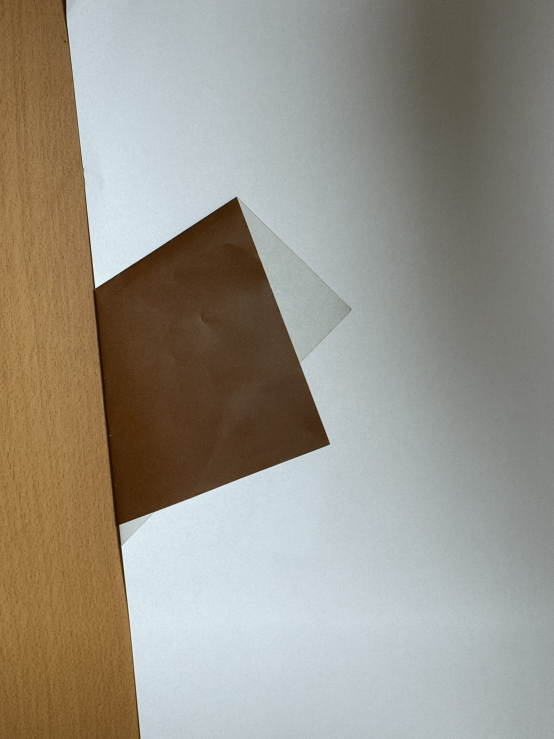
#> input picture summer_vacation/fold_paper_2/img/1.jpg, 1108 x 1477 px, given in place of 1_extracted_paper.jpg, which was not available (shown at 1/2 size)
$ python find_point.py
#> lines starting #> are read from the running program, lines starting #| are printed output that depends on the picture; after the words box and inside, x2 and y2 are one past the last pixel; in counts of white or black regions, pixels touching at a corner belong together; pictures that were not available may be replaced by others from this repository, and a replacement may not be noted
import cv2
import numpy as np
from PaperDetector_edge import PaperDetector_edges
from px2cm import get_pixel_per_cm_from_a4
import os
import json


class PointDetector:
    def __init__(self, image_path, original_image_path=None):
        self.image_path = image_path
        self.original_image_path = original_image_path or image_path  # 用於計算像素比例
        self.original = None
        self.processed = None
        self.points = []
        self.result_with_squares = None
        self.pixel_per_cm = None
        self.eroded = None

    def load_image(self, json_path="px2cm.json"):
#> called with json_path = 'px2cm.json'
        self.original = cv2.imread(self.image_path)
#> self.original is the input picture: shape (1477, 1108, 3); mean B, G, R 135.9, 146.9, 151.6
        if self.original is None:
            print("無法載入圖像")
            return False

        # 優先使用 px2cm.json 中的像素比例
        if os.path.exists(json_path):
            try:
                with open(json_path, "r", encoding="utf-8") as f:
#> (reads summer_vacation/cut_paper_circle/px2cm.json from the repository)
                    data = json.load(f)
                    if "pixel_per_cm" in data:
                        self.pixel_per_cm = data["pixel_per_cm"]
                        print(
                            f"從 px2cm.json 讀取像素每公分比例: {self.pixel_per_cm:.2f}"
                        )
                    else:
                        print("px2cm.json 中沒有 pixel_per_cm 欄位")
                        self.pixel_per_cm = 40.47  # 預設值
            except Exception as e:
                print(f"讀取 px2cm.json 失敗: {e}")
                self.pixel_per_cm = 40.47  # 預設值
        else:
            print("沒有找到 px2cm.json，將嘗試自動計算像素比例")
            try:
                self.pixel_per_cm = get_pixel_per_cm_from_a4(self.original_image_path)
                print(f"自動計算像素每公分比例: {self.pixel_per_cm:.2f}")
            except Exception as e:
                print(f"無法計算像素比例: {e}")
                self.pixel_per_cm = 40.47  # 使用預設值，約40.47像素/公分

        return True

    def detect_points(self):
        """
        偵測圖像中的點
        只使用霍夫圓檢測方法
        """
        if self.original is None:
            print("請先載入圖像")
            return []

        gray = cv2.cvtColor(self.original, cv2.COLOR_BGR2GRAY)

        # 只使用霍夫圓檢測
        points = self._detect_circles(gray)

        self.points = points
        return points

    def _detect_circles(self, gray):
        """霍夫圓檢測"""

        # 高斯模糊
        blurred = cv2.GaussianBlur(gray, (3, 3), 0)
        # 自適應二值化
        binary = cv2.adaptiveThreshold(
            blurred,
            255,
            cv2.ADAPTIVE_THRESH_GAUSSIAN_C,
            cv2.THRESH_BINARY_INV,
            11,
            2,
        )
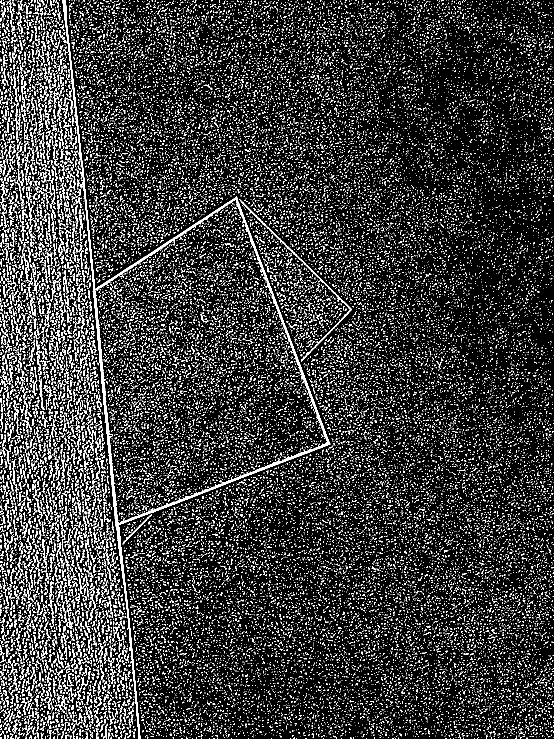
#> binary: shape (1477, 1108) (shown at 1/2 size); 14.6% white in thin lines or dots
        # cv2.imshow("binary", binary)
        # 膨脹操作，讓圓點更明顯
        kernel = np.ones((3, 3), np.uint8)
        dilate = cv2.dilate(binary, kernel, iterations=2)
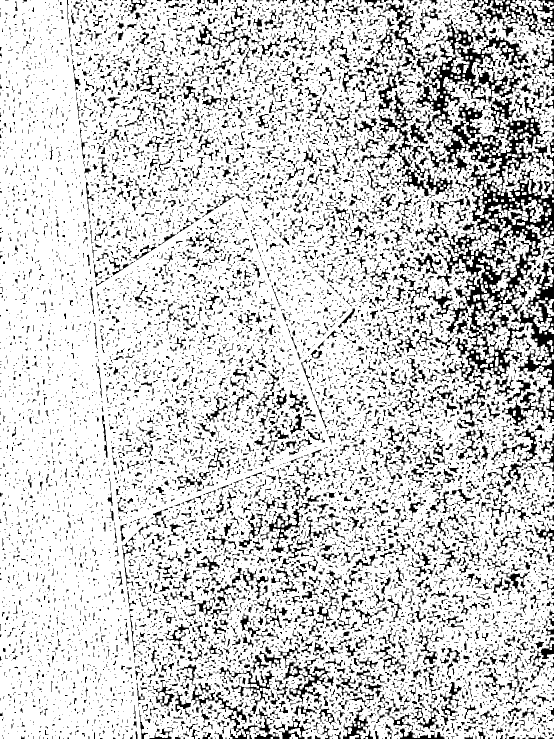
#> dilate: shape (1477, 1108) (shown at 1/2 size); 81% white; 10513 black regions (7971 under 20 px), largest, box (x1, y1, x2, y2) and area: (848, 195, 1108, 779) 46576, (820, 39, 1061, 279) 12232, (721, 182, 907, 393) 5649
        # cv2.imshow("dilated", dilate)
        # 侵蝕操作，去除雜訊
        kernel = np.ones((7, 7), np.uint8)
        eroded = cv2.erode(dilate, kernel, iterations=1)
#> eroded: shape (1477, 1108); 19.3% white; 4300 white regions (2856 under 20 px), largest, box (x1, y1, x2, y2) and area: (0, 0, 681, 1477) 178052, (555, 540, 661, 663) 2965, (227, 759, 330, 829) 1731
        kernel = np.ones((3, 3), np.uint8)
        eroded = cv2.erode(eroded, kernel, iterations=1)
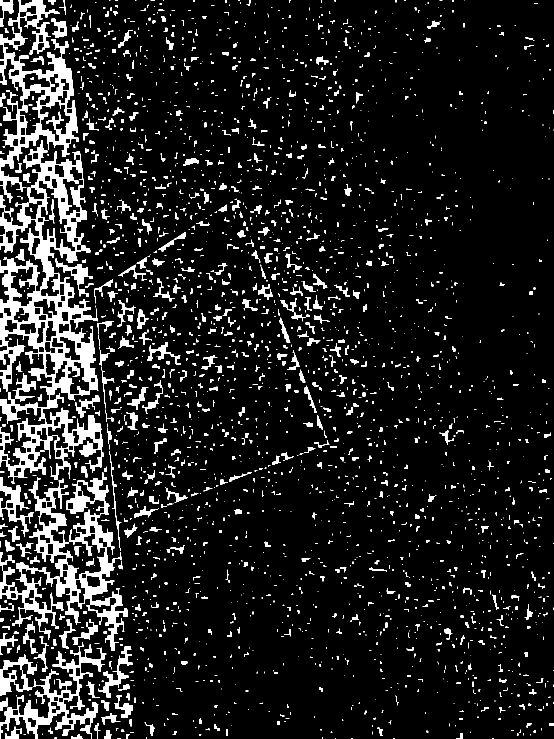
#> eroded: shape (1477, 1108) (shown at 1/2 size); 10.3% white; 2642 white regions (1853 under 20 px), largest, box (x1, y1, x2, y2) and area: (0, 280, 208, 968) 45138, (0, 945, 256, 1302) 21742, (0, 0, 158, 406) 17051
        self.eroded = eroded
        # 霍夫圓檢測 - 調整參數以檢測更多小圓點
        circles = cv2.HoughCircles(
            eroded,
            cv2.HOUGH_GRADIENT,
            dp=1,
            minDist=30,  # 進一步減少最小距離
            param1=20,  # 降低高閾值
            param2=7,  # 大幅降低累加器閾值
            minRadius=1,  # 最小半徑設為1
            maxRadius=10,  # 最大半徑設為10
        )
#> circles = 266 rows, first 8: [25.5, 1178.5, 6.9], [18.5, 1008.5, 6.9], [104.5, 1409.5, 8.2], [155.5, 688.5, 6.9], [135.5, 281.5, 4.6], [185.5, 758.5, 4.6], [232.5, 1123.5, 9.4], [81.5, 698.5, 5.9]

        points = []
        if circles is not None:
            circles = np.round(circles[0, :]).astype("int")
#> circles = 266 rows, first 8: [26, 1178, 7], [18, 1008, 7], [104, 1410, 8], [156, 688, 7], [136, 282, 5], [186, 758, 5], [232, 1124, 9], [82, 698, 6]
            print(f"霍夫圓檢測找到 {len(circles)} 個圓")
#| 霍夫圓檢測找到 266 個圓

            # 取得圖像中心和尺寸
            height, width = gray.shape
#> height = 1477; width = 1108
            center_x, center_y = width // 2, height // 2
#> center_x = 554; center_y = 738

            # 定義中心區域的範圍（可調整這個比例）
            center_region_ratio = 0.3  # 只檢測中心30%區域的點
            region_width = int(width * center_region_ratio)
#> region_width = 332
            region_height = int(height * center_region_ratio)
#> region_height = 443

            # 計算中心區域的邊界
            left = center_x - region_width // 2
#> left = 388
            right = center_x + region_width // 2
#> right = 720
            top = center_y - region_height // 2
#> top = 517
            bottom = center_y + region_height // 2
#> bottom = 959

            print(f"圖像尺寸: {width} x {height}, 中心: ({center_x}, {center_y})")
#| 圖像尺寸: 1108 x 1477, 中心: (554, 738)
            print(f"檢測區域: x=[{left}, {right}], y=[{top}, {bottom}]")
#| 檢測區域: x=[388, 720], y=[517, 959]

            # 創建一個顯示圖像來可視化中心區域和檢測結果
            display_image = cv2.cvtColor(eroded, cv2.COLOR_GRAY2BGR)

            # 畫出中心區域邊界 (綠色矩形)
            cv2.rectangle(display_image, (left, top), (right, bottom), (0, 255, 0), 2)
#> display_image: shape (1477, 1108, 3); mean B, G, R 26.2, 26.9, 26.2

            # 標記圖像中心點 (藍色十字)
            cv2.drawMarker(
                display_image,
                (center_x, center_y),
                (255, 0, 0),
                cv2.MARKER_CROSS,
                20,
                2,
            )
#> display_image: shape (1477, 1108, 3); mean B, G, R 26.2, 26.9, 26.2

            for idx, (x, y, r) in enumerate(circles):
                # 檢查半徑和位置條件
                if 1 <= r <= 5:
                    # 檢查點是否在中心區域內
                    if left <= x <= right and top <= y <= bottom:
                        # 計算到中心的距離
                        distance_to_center = np.sqrt(
                            (x - center_x) ** 2 + (y - center_y) ** 2
                        )
                        points.append((x, y))
                        print(
                            f"檢測到第{idx+1}號圓: 中心({x}, {y}), 半徑{r}, 到中心距離: {distance_to_center:.1f}"
                        )
                        # 在檢測區域圖像上標記檢測到的點 (紅色圓)
                        cv2.circle(display_image, (x, y), r, (0, 0, 255), 2)
                        cv2.putText(
                            display_image,
                            f"P{idx+1}",
                            (x + 10, y - 10),
                            cv2.FONT_HERSHEY_SIMPLEX,
                            0.5,
                            (0, 0, 255),
                            1,
                        )
                    else:
                        print(f"過濾邊緣點: ({x}, {y}), 半徑{r} - 不在中心區域")
                        # 在檢測區域圖像上標記被過濾的點 (黃色圓)
                        cv2.circle(display_image, (x, y), r, (0, 255, 255), 1)
#> this loop made 266 passes
#> distance_to_center on passes 114, 151, 156: 79.85, 62.48, 49.03
#| 過濾邊緣點: (136, 282), 半徑5 - 不在中心區域
#| 過濾邊緣點: (186, 758), 半徑5 - 不在中心區域
#| 過濾邊緣點: (126, 1376), 半徑5 - 不在中心區域
#| 過濾邊緣點: (46, 924), 半徑5 - 不在中心區域
#| 過濾邊緣點: (110, 552), 半徑5 - 不在中心區域
#| 過濾邊緣點: (782, 1024), 半徑4 - 不在中心區域
#| 過濾邊緣點: (76, 576), 半徑5 - 不在中心區域
#| 過濾邊緣點: (100, 336), 半徑5 - 不在中心區域
#> (further printed lines are left out)
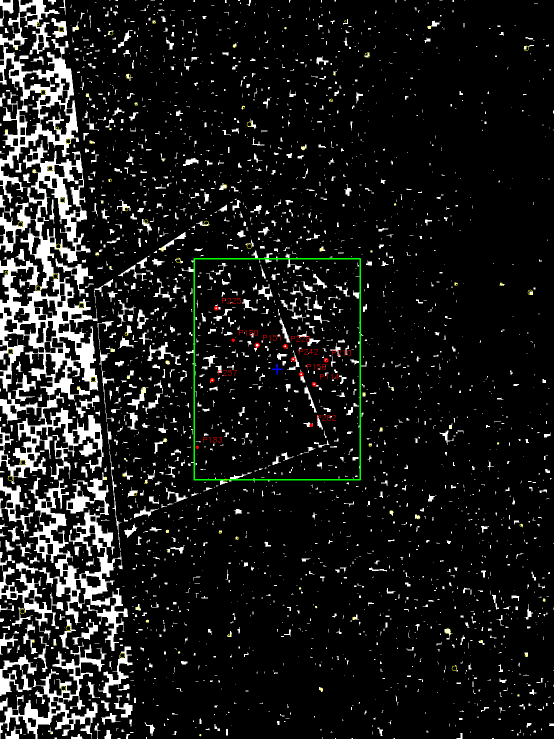
#> display_image: shape (1477, 1108, 3) (shown at 1/2 size); mean B, G, R 26, 27, 26.5
#> after the loop, points = [(628, 768), (514, 690), (602, 748), (466, 680), (394, 894), (652, 720), (432, 616), (570, 692), (586, 718), (424, 760), (622, 850)]

            # 添加說明文字
            cv2.putText(
                display_image,
                f"Center Region ({center_region_ratio*100}%)",
                (10, 30),
                cv2.FONT_HERSHEY_SIMPLEX,
                0.7,
                (0, 255, 0),
                2,
            )
            cv2.putText(
                display_image,
                f"Valid Points: {len(points)}",
                (10, 60),
                cv2.FONT_HERSHEY_SIMPLEX,
                0.7,
                (0, 0, 255),
                2,
            )
            cv2.putText(
                display_image,
                "Green: Detection Area",
                (10, height - 60),
                cv2.FONT_HERSHEY_SIMPLEX,
                0.5,
                (0, 255, 0),
                1,
            )
#> display_image: shape (1477, 1108, 3); mean B, G, R 25.9, 27.2, 26.6
            cv2.putText(
                display_image,
                "Red: Valid Points",
                (10, height - 40),
                cv2.FONT_HERSHEY_SIMPLEX,
                0.5,
                (0, 0, 255),
                1,
            )
#> display_image: shape (1477, 1108, 3); mean B, G, R 25.8, 27.2, 26.6
            cv2.putText(
                display_image,
                "Yellow: Filtered Points",
                (10, height - 20),
                cv2.FONT_HERSHEY_SIMPLEX,
                0.5,
                (0, 255, 255),
                1,
            )
#> display_image: shape (1477, 1108, 3); mean B, G, R 25.8, 27.2, 26.6

            # 顯示檢測區域圖像
            height_display, width_display = display_image.shape[:2]
#> height_display = 1477; width_display = 1108
            if width_display > 800:
                scale = 800 / width_display
#> scale = 0.722
                new_width = int(width_display * scale)
#> new_width = 800
                new_height = int(height_display * scale)
#> new_height = 1066
                display_image = cv2.resize(display_image, (new_width, new_height))
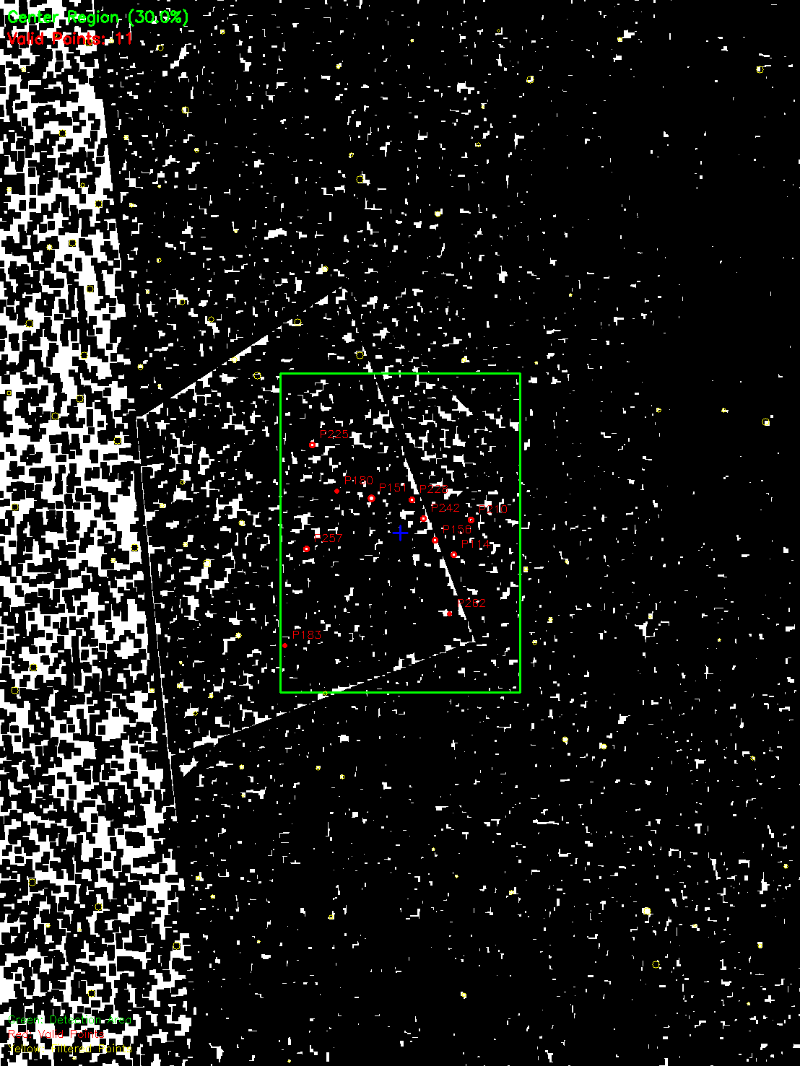
#> display_image: shape (1066, 800, 3); mean B, G, R 25.8, 27.2, 26.6
#> in detect_points, `self.points = points`: self.points has the same summary as points in _detect_circles

            cv2.imshow("Detection Region & Results", display_image)

        # cv2.imshow("eroded", eroded)
        cv2.waitKey(0)
        cv2.destroyAllWindows()
        return points

    def draw_squares_at_points(self, square_size_cm=8):
        """在檢測到的點周圍畫方塊

        Args:
            square_size_cm: 方塊大小（公分）
        """
#> called with square_size_cm = 8
        if self.original is None or len(self.points) == 0:
            print("沒有檢測到點或圖像未載入")
            return None

        if self.pixel_per_cm is None:
            print("無法取得像素比例，使用預設值")
            self.pixel_per_cm = 30

        # 將公分轉換為像素
        square_size_pixels = int(square_size_cm * self.pixel_per_cm)
        # print(f"方塊大小: {square_size_cm}cm = {square_size_pixels} 像素")

        self.result_with_squares = self.original.copy()

        for i, point in enumerate(self.points):
            x, y = point
            half_size = square_size_pixels // 2

            # 計算方塊的四個角點
            top_left = (x - half_size, y - half_size)
            bottom_right = (x + half_size, y + half_size)

            # # 畫方塊（綠色外框）
            # cv2.rectangle(
            #     self.result_with_squares, top_left, bottom_right, (0, 255, 0), 3
            # )

            # 在中心畫一個小圓點標記檢測到的點（紅色）
            cv2.circle(self.result_with_squares, (x, y), 5, (0, 0, 255), -1)

            # 添加標籤顯示點的編號
            cv2.putText(
                self.result_with_squares,
                f"P{i+1}",
                (x + 10, y - 10),
                cv2.FONT_HERSHEY_SIMPLEX,
                0.6,
                (255, 0, 0),
                2,
            )
#> this loop made 11 passes
#> (x, y, top_left, bottom_right) on passes 1 to 11: (628, 768, (467, 607), (789, 929)), (514, 690, (353, 529), (675, 851)), (602, 748, (441, 587), (763, 909)), (466, 680, (305, 519), (627, 841)), (394, 894, (233, 733), (555, 1055)), (652, 720, (491, 559), (813, 881)), (432, 616, (271, 455), (593, 777)), (570, 692, (409, 531), (731, 853)), (586, 718, (425, 557), (747, 879)), (424, 760, (263, 599), (585, 921)), (622, 850, (461, 689), (783, 1011))
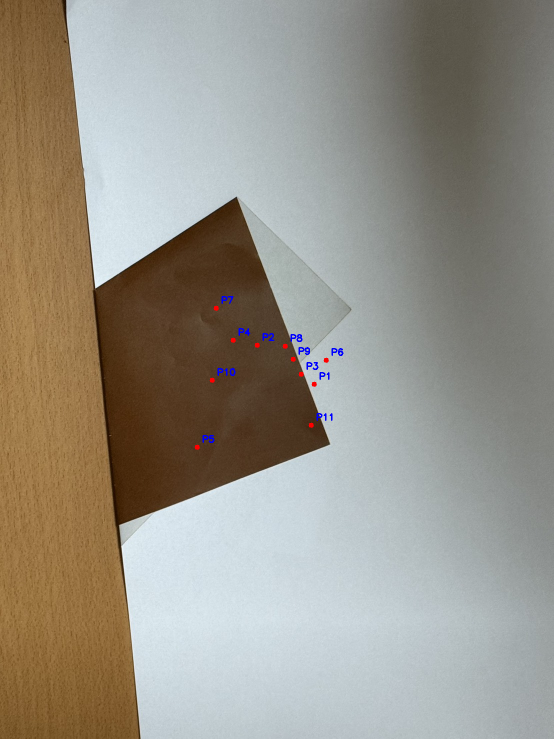
#> self.result_with_squares: shape (1477, 1108, 3) (shown at 1/2 size); 0.19% of pixels changed, all inside (x1, y1, x2, y2) = (389, 592, 687, 900)

        return self.result_with_squares

    def show_results(self):
        """顯示結果"""
        if self.original is None:
            print("沒有載入圖像")
            return

        # 調整顯示大小
        def resize_for_display(img, max_width=800):
#> called with max_width = 800
            height, width = img.shape[:2]
            if width > max_width:
                scale = max_width / width
                new_width = int(width * scale)
                new_height = int(height * scale)
                return cv2.resize(img, (new_width, new_height))
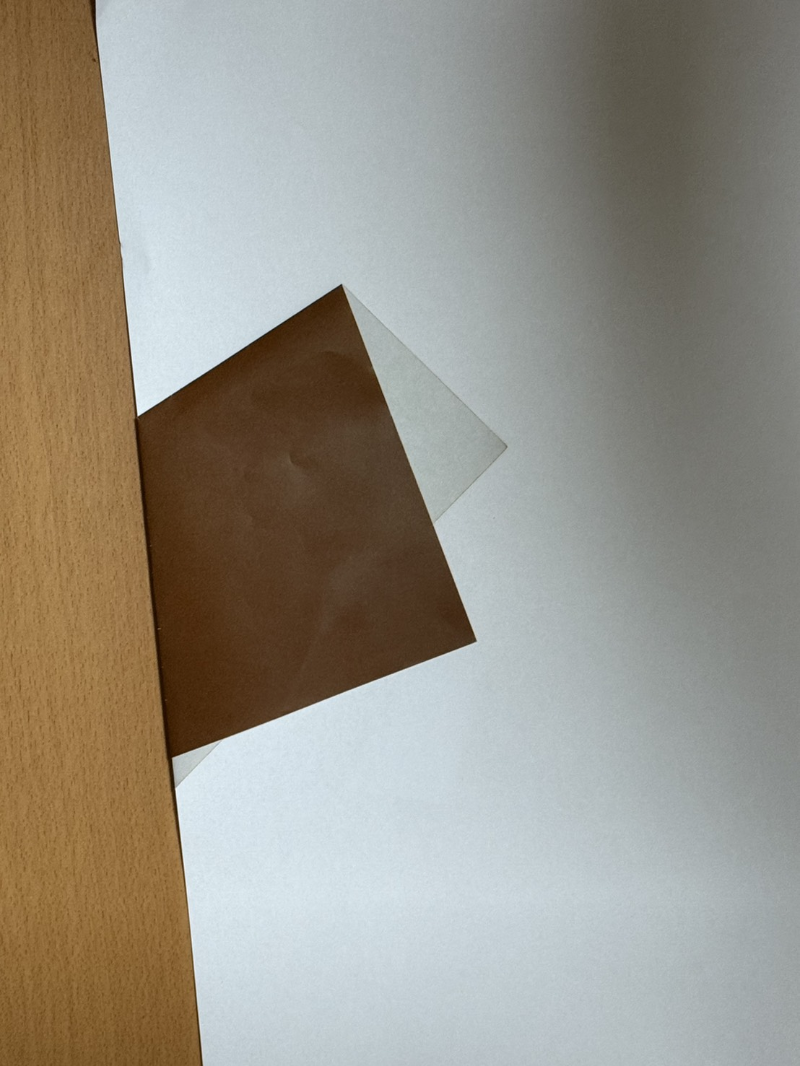
#> returned value: shape (1066, 800, 3); mean of channels 0, 1, 2 135.8, 146.8, 151.5; drawn as B, G, R
            return img

        original_display = resize_for_display(self.original)
        # cv2.imshow("original_display", original_display)

        if self.result_with_squares is not None:
            result_display = resize_for_display(self.result_with_squares)
            # cv2.imshow("Points with Squares", result_display)
            print(f"檢測到 {len(self.points)} 個點")
#| 檢測到 11 個點
            # if self.pixel_per_cm:
            #     print(
            #         f"每個方塊大小: 8cm x 8cm ({int(8 * self.pixel_per_cm)} x {int(8 * self.pixel_per_cm)} 像素)"
            #     )

        if self.eroded is not None:
            eroded_display = resize_for_display(self.eroded)
            cv2.imshow("Eroded Image", eroded_display)
        print("按任意鍵關閉視窗...")
        cv2.waitKey(0)
        cv2.destroyAllWindows()

    def save_result(self, output_path=None):
        """儲存結果"""
        if self.result_with_squares is None:
            print("沒有結果可儲存")
            return

        if output_path is None:
            name = self.image_path.split("\\")[-1].split(".")[0].split("_")[0]
            output_path = f"points\\{name}_points.jpg"

        cv2.imwrite(output_path, self.result_with_squares)
        print(f"結果已儲存為 '{output_path}'")

        cv2.imwrite(rf"eroded/{name}_eroded.jpg", self.eroded)
        return output_path


if __name__ == "__main__":
    img = 1
    image_path = rf"img\{img}.jpg"
    detector_path = rf"extracted\{img}_extracted_paper.jpg"
    json_path = rf"px2cm.json"

    # 接下來檢測點
    point_detector = PointDetector(detector_path, image_path)
    point_detector.load_image(json_path=json_path)  # 使用 px2cm.json 中的像素比例
    points = point_detector.detect_points()
    if len(points) > 0:
        point_detector.draw_squares_at_points(square_size_cm=8)  # 畫出8cm的方塊
        point_detector.show_results()
        point_detector.save_result()
    else:
        cv2.imshow("eroded", point_detector.eroded)
        cv2.waitKey(0)
        cv2.destroyAllWindows()
        print("未檢測到任何點")
